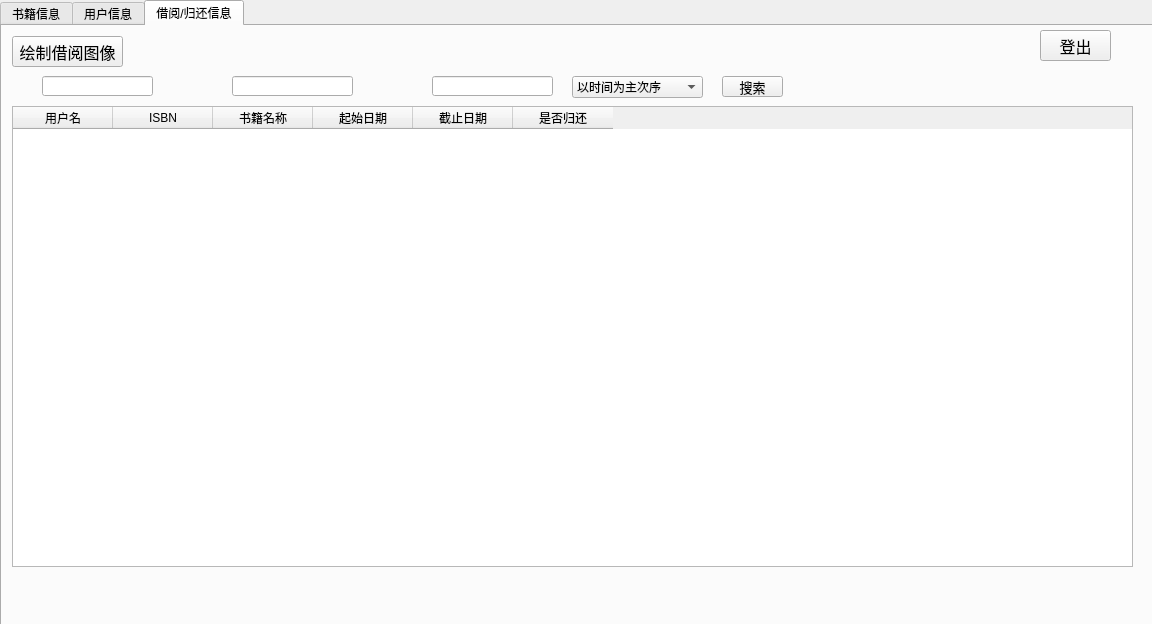
<?xml version="1.0" encoding="UTF-8"?>
<ui version="4.0">
 <class>admin_widget</class>
 <widget class="QWidget" name="admin_widget">
  <property name="geometry">
   <rect>
    <x>0</x>
    <y>0</y>
    <width>1152</width>
    <height>624</height>
   </rect>
  </property>
  <property name="windowTitle">
   <string>Form</string>
  </property>
  <widget class="QPushButton" name="Log_Out">
   <property name="geometry">
    <rect>
     <x>1040</x>
     <y>30</y>
     <width>71</width>
     <height>31</height>
    </rect>
   </property>
   <property name="font">
    <font>
     <family>萝莉体 第二版</family>
     <pointsize>12</pointsize>
    </font>
   </property>
   <property name="text">
    <string>登出</string>
   </property>
  </widget>
  <widget class="QTabWidget" name="tabWidget">
   <property name="geometry">
    <rect>
     <x>0</x>
     <y>0</y>
     <width>1161</width>
     <height>651</height>
    </rect>
   </property>
   <property name="currentIndex">
    <number>2</number>
   </property>
   <widget class="QWidget" name="Book">
    <attribute name="title">
     <string>书籍信息</string>
    </attribute>
    <widget class="QPushButton" name="Add_Book">
     <property name="geometry">
      <rect>
       <x>10</x>
       <y>10</y>
       <width>91</width>
       <height>31</height>
      </rect>
     </property>
     <property name="font">
      <font>
       <family>萝莉体 第二版</family>
       <pointsize>12</pointsize>
      </font>
     </property>
     <property name="text">
      <string>添加书籍</string>
     </property>
    </widget>
    <widget class="QFrame" name="frame">
     <property name="geometry">
      <rect>
       <x>-10</x>
       <y>-40</y>
       <width>1161</width>
       <height>651</height>
      </rect>
     </property>
     <property name="autoFillBackground">
      <bool>false</bool>
     </property>
     <property name="styleSheet">
      <string notr="true">image: url(:/new/prefix1/bachgroundconfirm.png);</string>
     </property>
     <property name="frameShape">
      <enum>QFrame::StyledPanel</enum>
     </property>
     <property name="frameShadow">
      <enum>QFrame::Raised</enum>
     </property>
     <widget class="QTableWidget" name="tableWidget">
      <property name="geometry">
       <rect>
        <x>20</x>
        <y>120</y>
        <width>1141</width>
        <height>461</height>
       </rect>
      </property>
      <property name="editTriggers">
       <set>QAbstractItemView::NoEditTriggers</set>
      </property>
      <column>
       <property name="text">
        <string>书籍名称</string>
       </property>
      </column>
      <column>
       <property name="text">
        <string>书籍作者</string>
       </property>
      </column>
      <column>
       <property name="text">
        <string>ISBN代码</string>
       </property>
      </column>
      <column>
       <property name="text">
        <string>出版社</string>
       </property>
      </column>
      <column>
       <property name="text">
        <string>总本数</string>
       </property>
      </column>
      <column>
       <property name="text">
        <string>已借出本数</string>
       </property>
      </column>
      <column>
       <property name="text">
        <string>剩余本数</string>
       </property>
      </column>
      <column>
       <property name="text">
        <string>价格</string>
       </property>
      </column>
      <column>
       <property name="text">
        <string>总借阅次数</string>
       </property>
      </column>
     </widget>
     <widget class="QLineEdit" name="BookName">
      <property name="geometry">
       <rect>
        <x>40</x>
        <y>90</y>
        <width>91</width>
        <height>20</height>
       </rect>
      </property>
     </widget>
     <widget class="QLineEdit" name="Writer">
      <property name="geometry">
       <rect>
        <x>170</x>
        <y>90</y>
        <width>91</width>
        <height>20</height>
       </rect>
      </property>
     </widget>
     <widget class="QLineEdit" name="ISBNCode">
      <property name="geometry">
       <rect>
        <x>300</x>
        <y>90</y>
        <width>91</width>
        <height>20</height>
       </rect>
      </property>
     </widget>
     <widget class="QLineEdit" name="Publisher">
      <property name="geometry">
       <rect>
        <x>420</x>
        <y>90</y>
        <width>91</width>
        <height>20</height>
       </rect>
      </property>
     </widget>
     <widget class="QComboBox" name="BookOrderType">
      <property name="geometry">
       <rect>
        <x>530</x>
        <y>90</y>
        <width>191</width>
        <height>22</height>
       </rect>
      </property>
      <item>
       <property name="text">
        <string>以总借阅次数从高到低排序</string>
       </property>
      </item>
      <item>
       <property name="text">
        <string>以总借阅次数从低到高排序</string>
       </property>
      </item>
      <item>
       <property name="text">
        <string>以剩余本数从高到低排序</string>
       </property>
      </item>
      <item>
       <property name="text">
        <string>以剩余本数从低到高排序</string>
       </property>
      </item>
     </widget>
    </widget>
    <widget class="QPushButton" name="Search">
     <property name="geometry">
      <rect>
       <x>730</x>
       <y>50</y>
       <width>61</width>
       <height>21</height>
      </rect>
     </property>
     <property name="font">
      <font>
       <family>萝莉体 第二版</family>
       <pointsize>10</pointsize>
      </font>
     </property>
     <property name="text">
      <string>搜索</string>
     </property>
    </widget>
    <zorder>frame</zorder>
    <zorder>Add_Book</zorder>
    <zorder>Search</zorder>
   </widget>
   <widget class="QWidget" name="User">
    <attribute name="title">
     <string>用户信息</string>
    </attribute>
    <widget class="QFrame" name="frame_2">
     <property name="geometry">
      <rect>
       <x>-10</x>
       <y>-40</y>
       <width>1161</width>
       <height>651</height>
      </rect>
     </property>
     <property name="autoFillBackground">
      <bool>false</bool>
     </property>
     <property name="styleSheet">
      <string notr="true">image: url(:/new/prefix1/bachgroundconfirm.png);</string>
     </property>
     <property name="frameShape">
      <enum>QFrame::StyledPanel</enum>
     </property>
     <property name="frameShadow">
      <enum>QFrame::Raised</enum>
     </property>
     <widget class="QTableWidget" name="User_Info_table">
      <property name="geometry">
       <rect>
        <x>20</x>
        <y>120</y>
        <width>1121</width>
        <height>461</height>
       </rect>
      </property>
      <column>
       <property name="text">
        <string>用户ID</string>
       </property>
      </column>
      <column>
       <property name="text">
        <string>用户真实姓名</string>
       </property>
      </column>
      <column>
       <property name="text">
        <string>用户等级</string>
       </property>
      </column>
      <column>
       <property name="text">
        <string>用户已经借阅书目</string>
       </property>
      </column>
      <column>
       <property name="text">
        <string>用户最大借阅数</string>
       </property>
      </column>
      <column>
       <property name="text">
        <string>剩余金钱</string>
       </property>
      </column>
      <column>
       <property name="text">
        <string>用户邮箱</string>
       </property>
      </column>
     </widget>
    </widget>
    <widget class="QPushButton" name="Search_UserInfo">
     <property name="geometry">
      <rect>
       <x>250</x>
       <y>20</y>
       <width>61</width>
       <height>21</height>
      </rect>
     </property>
     <property name="font">
      <font>
       <family>萝莉体 第二版</family>
       <pointsize>10</pointsize>
      </font>
     </property>
     <property name="text">
      <string>搜索</string>
     </property>
    </widget>
    <widget class="QLineEdit" name="RealName">
     <property name="geometry">
      <rect>
       <x>200</x>
       <y>50</y>
       <width>121</width>
       <height>20</height>
      </rect>
     </property>
    </widget>
    <widget class="QLineEdit" name="UserId">
     <property name="geometry">
      <rect>
       <x>40</x>
       <y>50</y>
       <width>111</width>
       <height>20</height>
      </rect>
     </property>
    </widget>
    <widget class="QLineEdit" name="Email">
     <property name="geometry">
      <rect>
       <x>990</x>
       <y>50</y>
       <width>131</width>
       <height>20</height>
      </rect>
     </property>
    </widget>
    <widget class="QComboBox" name="UserOrderType">
     <property name="geometry">
      <rect>
       <x>40</x>
       <y>20</y>
       <width>191</width>
       <height>22</height>
      </rect>
     </property>
     <item>
      <property name="text">
       <string>以用户等级从高到低排序</string>
      </property>
     </item>
     <item>
      <property name="text">
       <string>以用户等级从低到高排序</string>
      </property>
     </item>
     <item>
      <property name="text">
       <string>以剩余金钱从高到低排序</string>
      </property>
     </item>
     <item>
      <property name="text">
       <string>以剩余金钱从低到高排序</string>
      </property>
     </item>
    </widget>
   </widget>
   <widget class="QWidget" name="tab">
    <attribute name="title">
     <string>借阅/归还信息</string>
    </attribute>
    <widget class="QFrame" name="frame_3">
     <property name="geometry">
      <rect>
       <x>-10</x>
       <y>-40</y>
       <width>1161</width>
       <height>651</height>
      </rect>
     </property>
     <property name="autoFillBackground">
      <bool>false</bool>
     </property>
     <property name="styleSheet">
      <string notr="true">image: url(:/new/prefix1/bachgroundconfirm.png);</string>
     </property>
     <property name="frameShape">
      <enum>QFrame::StyledPanel</enum>
     </property>
     <property name="frameShadow">
      <enum>QFrame::Raised</enum>
     </property>
     <widget class="QTableWidget" name="Borrow_Return_table">
      <property name="geometry">
       <rect>
        <x>20</x>
        <y>120</y>
        <width>1121</width>
        <height>461</height>
       </rect>
      </property>
      <column>
       <property name="text">
        <string>用户名</string>
       </property>
      </column>
      <column>
       <property name="text">
        <string>ISBN</string>
       </property>
      </column>
      <column>
       <property name="text">
        <string>书籍名称</string>
       </property>
      </column>
      <column>
       <property name="text">
        <string>起始日期</string>
       </property>
      </column>
      <column>
       <property name="text">
        <string>截止日期</string>
       </property>
      </column>
      <column>
       <property name="text">
        <string>是否归还</string>
       </property>
      </column>
     </widget>
    </widget>
    <widget class="QPushButton" name="PaintGraph">
     <property name="geometry">
      <rect>
       <x>10</x>
       <y>10</y>
       <width>111</width>
       <height>31</height>
      </rect>
     </property>
     <property name="font">
      <font>
       <family>萝莉体 第二版</family>
       <pointsize>12</pointsize>
      </font>
     </property>
     <property name="text">
      <string>绘制借阅图像</string>
     </property>
    </widget>
    <widget class="QLineEdit" name="ISBN_Record">
     <property name="geometry">
      <rect>
       <x>230</x>
       <y>50</y>
       <width>121</width>
       <height>20</height>
      </rect>
     </property>
    </widget>
    <widget class="QPushButton" name="Search_RecordInfo">
     <property name="geometry">
      <rect>
       <x>720</x>
       <y>50</y>
       <width>61</width>
       <height>21</height>
      </rect>
     </property>
     <property name="font">
      <font>
       <family>萝莉体 第二版</family>
       <pointsize>10</pointsize>
      </font>
     </property>
     <property name="text">
      <string>搜索</string>
     </property>
    </widget>
    <widget class="QLineEdit" name="UserId_Record">
     <property name="geometry">
      <rect>
       <x>40</x>
       <y>50</y>
       <width>111</width>
       <height>20</height>
      </rect>
     </property>
    </widget>
    <widget class="QLineEdit" name="BookName_Record">
     <property name="geometry">
      <rect>
       <x>430</x>
       <y>50</y>
       <width>121</width>
       <height>20</height>
      </rect>
     </property>
    </widget>
    <widget class="QComboBox" name="RecordOrderType">
     <property name="geometry">
      <rect>
       <x>570</x>
       <y>50</y>
       <width>131</width>
       <height>22</height>
      </rect>
     </property>
     <item>
      <property name="text">
       <string>以时间为主次序</string>
      </property>
     </item>
     <item>
      <property name="text">
       <string>以ISBN为主次序</string>
      </property>
     </item>
    </widget>
   </widget>
  </widget>
  <zorder>tabWidget</zorder>
  <zorder>Log_Out</zorder>
 </widget>
 <tabstops>
  <tabstop>tabWidget</tabstop>
  <tabstop>Add_Book</tabstop>
  <tabstop>Log_Out</tabstop>
  <tabstop>tableWidget</tabstop>
  <tabstop>User_Info_table</tabstop>
  <tabstop>Borrow_Return_table</tabstop>
  <tabstop>PaintGraph</tabstop>
 </tabstops>
 <resources/>
 <connections/>
</ui>
